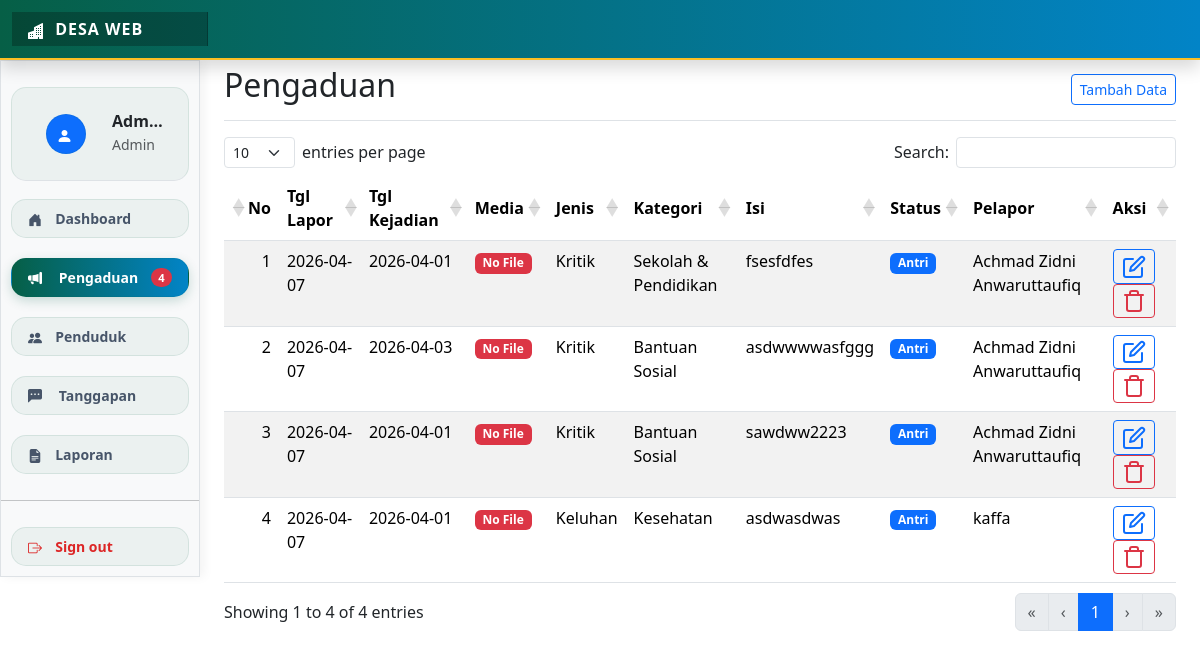
The page /pengaduan.php (signed in) on the database its author committed.
### tables this page shows
CREATE TABLE `pengaduan` (
  `id_pengaduan` int(225) NOT NULL,
  `tgl_pengaduan` date NOT NULL,
  `tgl_kejadian` date NOT NULL,
  `jenis_pengaduan` varchar(50) NOT NULL,
  `foto` varchar(225) NOT NULL,
  `isi_pengaduan` varchar(225) NOT NULL,
  `status` varchar(20) NOT NULL,
  `id_pelapor` int(225) NOT NULL,
  `kategori` varchar(225) NOT NULL,
  `tanggapan` text NOT NULL,
  `dilihat_pelapor` tinyint(1) DEFAULT 0
);

CREATE TABLE `pelapor` (
  `id_pelapor` int(225) NOT NULL,
  `nama` varchar(50) NOT NULL,
  `alamat` varchar(225) NOT NULL,
  `email` varchar(50) NOT NULL,
  `nik` varchar(16) NOT NULL,
  `jk` varchar(20) NOT NULL,
  `no_hp` varchar(12) NOT NULL,
  `username` varchar(20) NOT NULL,
  `password` varchar(20) NOT NULL,
  `id_user` int(225) DEFAULT NULL
);

### pengaduan.php (the view, shortened to what this page needs)
<!DOCTYPE html>
<html>
<head>
  <link href="datatables.css" rel="stylesheet">
  <link href="style-custom.css" rel="stylesheet">
  <link rel="stylesheet" href="https://cdnjs.cloudflare.com/ajax/libs/animate.css/4.1.1/animate.min.css"/>
</head>
<body>
  <?php
  $id_user_session = $_SESSION['id'];
  include 'navbar.php';
  ?>
  <div class="container-fluid">
    <div class="row">
      <main class="col-md-9 ms-sm-auto col-lg-10 px-md-4" style="position: absolute; top: 30px; right: 0;">
        <div class="d-flex justify-content-between flex-wrap flex-md-nowrap align-items-center pt-3 pb-2 mb-3 border-bottom">
          <h1 class="h2">Pengaduan</h1>
          <a href="pengaduan_tambah.php" class="btn btn-sm btn-outline-primary">Tambah Data</a>
        </div>
        <table class="table table-striped" id="table">
          <thead>
            <tr>
              <th>No</th>
              <th>Tgl Lapor</th>
              <th>Tgl Kejadian</th>
              <th>Media</th>
              <th>Jenis</th>
              <th>Kategori</th>
              <th>Isi</th>
              <th>Status</th>
              <th>Pelapor</th>
              <th>Aksi</th>
            </tr>
          </thead>
          <tbody>
            <?php
            $q_str = ($_SESSION['role'] == 'admin') ?
              "SELECT * FROM pengaduan WHERE status IN ('Antri', 'Proses') ORDER BY FIELD(status, 'Antri', 'Proses') ASC, id_pengaduan DESC" :
              "SELECT * FROM pengaduan WHERE id_pelapor = (SELECT id_pelapor FROM pelapor WHERE id_user = '$id_user_session') AND status IN ('Antri', 'Proses') ORDER BY FIELD(status, 'Antri', 'Proses') ASC, id_pengaduan DESC";
            $res = mysqli_query($db, $q_str);
            $no = 1;
            while ($data = mysqli_fetch_assoc($res)) {
              $p_nama = mysqli_fetch_assoc(mysqli_query($db, "SELECT nama FROM pelapor WHERE id_pelapor = '".$data['id_pelapor']."'"))['nama'] ?? "Anonim";
              $file = $data['foto'];
              $ekstensi = strtolower(pathinfo($file, PATHINFO_EXTENSION));
              $file_url = "uploads/" . rawurlencode($file);
              $is_video = in_array($ekstensi, ['mp4', 'webm', 'ogg']);
              $file_exists = (!empty($file) && file_exists("uploads/".$file));
              ?>
              <tr>
                <td><?= $no++ ?></td>
                <td><?= $data['tgl_pengaduan'] ?></td>
                <td><?= $data['tgl_kejadian'] ?></td>
                <td>
                  <?php if ($file_exists): ?>
                    <img src="<?= $is_video ? 'video-icon.png' : $file_url ?>" class="thumb-img border">
                  <?php else: ?>
                    <span class="badge bg-danger">No File</span>
                  <?php endif; ?>
                </td>
                <td><?= $data['jenis_pengaduan'] ?></td>
                <td><?= $data['kategori'] ?></td>
                <td><?= mb_strimwidth($data['isi_pengaduan'], 0, 15, "...") ?></td>
                <td><span class="badge <?= ($data['status']=='Antri')?'bg-primary':'bg-warning text-dark' ?>"><?= $data['status'] ?></span></td>
                <td><?= $p_nama ?></td>
                <td>
                  <button type="button" class="btn btn-sm btn-outline-<?= ($data['status']=='Antri')?'primary':'info' ?>" data-bs-toggle="modal" data-bs-target="#edit-<?= $data['id_pengaduan'] ?>">
                    <i data-feather="<?= ($data['status']=='Antri')?'edit':'eye' ?>"></i>
                  </button>
                  <?php if($data['status'] == 'Antri'): ?>
                    <button type="button" class="btn btn-sm btn-outline-danger btn-hapus" data-id="<?= $data['id_pengaduan'] ?>">
                        <i data-feather="trash"></i>
                    </button>
                  <?php endif; ?>
                </td>
              </tr>
            <?php } ?>
          </tbody>
        </table>
      </main>
    </div>
  </div>
</body>
</html>

### style.css (style rules this page uses)
:root { --primary-malang: #065f46; --secondary-malang: #0284c7; --accent-malang: #fbbf24; }

### pengaduan.php (style rules this page uses)
main { padding-top: 20px; }

### rows shown on the page
pengaduan: tgl_pengaduan "2026-04-07", tgl_kejadian "2026-04-01", shows "No File", jenis_pengaduan "Kritik", kategori "Sekolah & Pendidikan", isi_pengaduan "fsesfdfes", status "Antri", id_pelapor.nama "Achmad Zidni Anwaruttaufiq"
pengaduan: tgl_pengaduan "2026-04-07", tgl_kejadian "2026-04-03", jenis_pengaduan "Kritik", kategori "Bantuan Sosial", isi_pengaduan "asdwwwwasfggg", status "Antri", id_pelapor.nama "Achmad Zidni Anwaruttaufiq"
pengaduan: tgl_pengaduan "2026-04-07", tgl_kejadian "2026-04-01", jenis_pengaduan "Kritik", kategori "Bantuan Sosial", isi_pengaduan "sawdww2223", status "Antri", id_pelapor.nama "Achmad Zidni Anwaruttaufiq"
pengaduan: tgl_pengaduan "2026-04-07", tgl_kejadian "2026-04-01", jenis_pengaduan "Keluhan", kategori "Kesehatan", isi_pengaduan "asdwasdwas", status "Antri", id_pelapor.nama "kaffa"

### other values the page prints
$nama_tampilan "Admin"
$role_user "Admin"
$count_notif "4"
